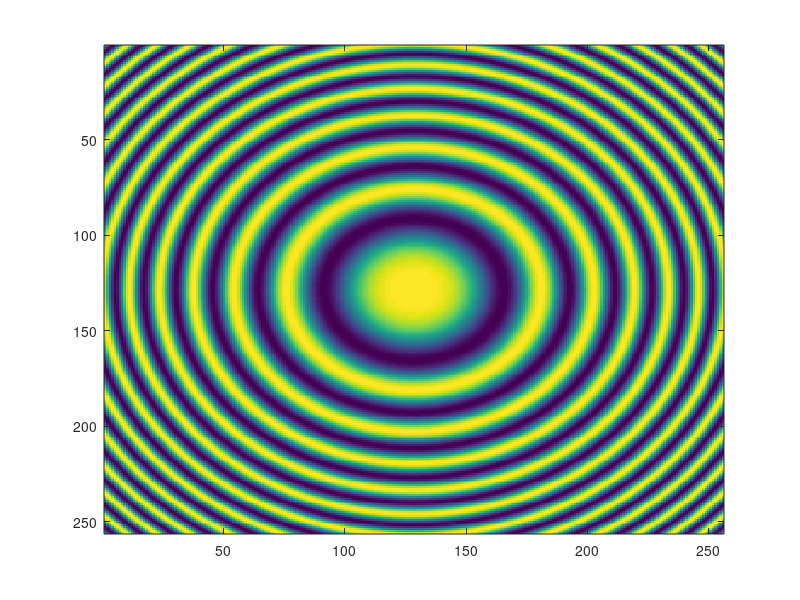

Reproduce this figure in MATLAB.
function I = finchH(xs,ys,zs,theta)
% FINCH Microscopy
% Optics Letters 32(8) 912 (2007)

if nargin<=1
    xs = 0;
    ys = 0;
    zs = 0.0;
end
if nargin == 3 || nargin == 0
    theta = 0.0; % radians
end

wave = 0.0005; %wavelength 
a = 430;       %DOE acts as converging diffractive lens with focal length a
f = 250;         %focal length 
d1 = 132;      %distance between positive spherical lens and DOE
d2 = 260;      %distance between SLM and CCD aperture


gamma = (d2-a-zs*(d1*a+d2*f-a*f+d2*a-d1*d2)/f^2)/(1-zs*(a+f-d1)/f^2);
disp(gamma);

N = 2*128;
x = linspace(-1,1,N);
[xx, yy] = meshgrid(x);

amp = exp((1j*pi/wave/gamma)*((xx + a*xs/f).^2 + (yy + a*ys/f).^2)+1j*theta);

I = 2 + amp + conj(amp);   %Eqn(3)

if nargout == 0
    figure();
    imagesc(I);
end